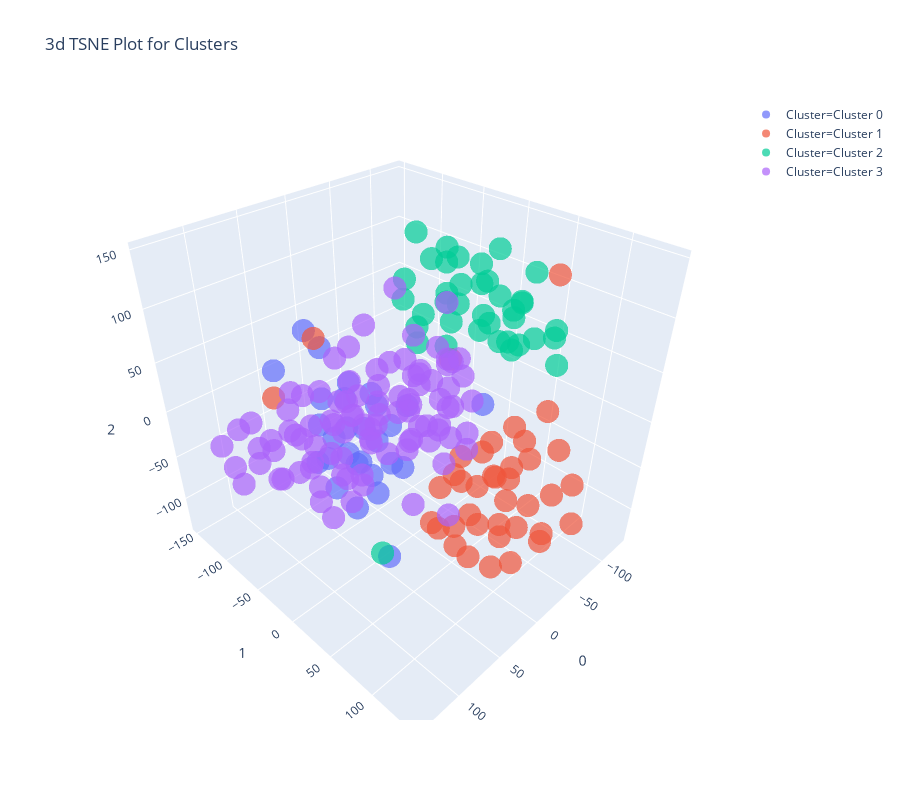

The code cell stored with this chart in its notebook:
### Code cell
plot_model(kmeans, plot='tsne', feature = None, label = False)
